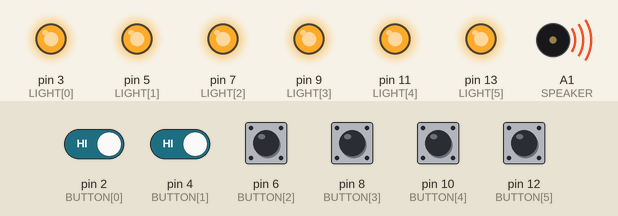
The sketch below on a simulated Arduino Uno, built with avr-gcc and run on an emulated ATmega328P. Shown: output pins drawn as LEDs (lit = HIGH), buzzer (waves = sounding). Inputs (shaded band) come from the test bench; at power-on: pin 2 (BUTTON[0]), pin 4 (BUTTON[1]), pin 6 (BUTTON[2]), pin 8 (BUTTON[3]), pin 10 (BUTTON[4]), pin 12 (BUTTON[5]) HIGH. Random numbers use the default seed unless the sketch sets one; pins used as bus, display or sensor lines are not drawn.

Above: at 0.1 s.
At 5.9 s:
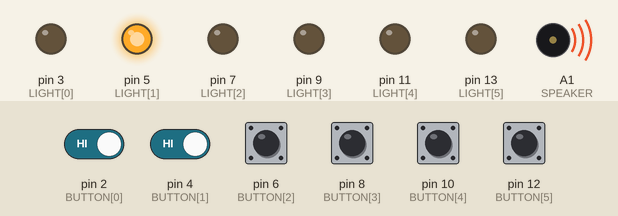
6.0 s: pin 2 (BUTTON[0]) driven LOW and pin 4 (BUTTON[1]) driven LOW
At 9.7 s:
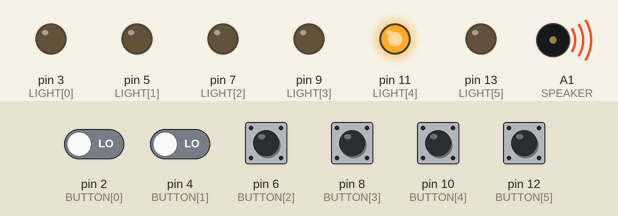
Timing chart, 0 to 22.3 s (numbered marks = the images above; inputs shaded):
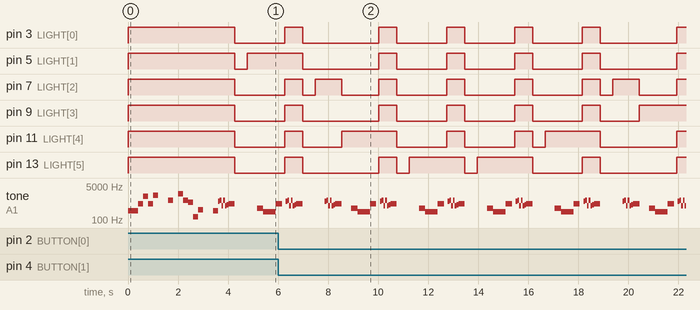

Measured:
- by itself, tone on A1 (SPEAKER): plays 880 Hz for 0.07 s, 988 Hz for 0.07 s, 523 Hz for 0.07 s, 988 Hz for 0.07 s, 523 Hz for 0.07 s, 587 Hz for 0.07 s … (69 notes in this stretch)

The sketch:

rubicks_rev1.ino
```cpp
#include "pitches.h"

const int SPEAKER = A1;

byte LIGHT[] = {3, 5, 7, 9, 11, 13};
byte BUTTON[] = {2, 4, 6, 8, 10, 12};

int buttonState0;
int buttonState1;
int buttonState2;
int buttonState3;
int buttonState4;
int buttonState5;

int flash;
int pastFlashValue;
int score = 0;
int correctButton;
bool timeLose = false;
int ranTone;

unsigned long startTime;
unsigned long endTime = 62000;
unsigned long timeShrink = 2000;
unsigned long delayTime = 195;

// Tones
int introNotes[] =
{
  NOTE_D4, NOTE_D4, NOTE_E5, NOTE_G6, NOTE_E5, NOTE_A6, 0, NOTE_B5,
  0, NOTE_C7, NOTE_B5, NOTE_G5, NOTE_D3, NOTE_E4, 0, NOTE_D4, 0
};

int introDuration[] =
{
  200, 200, 200, 200, 200, 200, 400, 200,
  200, 200, 200, 200, 200, 200, 400, 200,
};

int lostWoodsNotes[] =
{
  NOTE_F4, NOTE_A3, NOTE_B4, NOTE_F4, NOTE_A3, NOTE_B4,
  NOTE_F4, NOTE_A3, NOTE_B4, NOTE_E5, NOTE_D5, NOTE_B4, NOTE_D5,
  NOTE_B4, NOTE_G4, NOTE_E4, NOTE_D4,
  NOTE_E4, NOTE_G4, NOTE_E4, 0
};

int lostWoodsNoteDuration[] =
{
  200, 200, 400, 200, 200, 400,
  200, 200, 200, 200, 400, 200, 200,
  200, 200, 1000, 200,
  200, 200, 1200,

};

void setup()
{
  randomSeed(analogRead(0));
  Serial.begin(9600);

  for (byte i = 0; i < 7; i++) // Initilizing LED
  {
    pinMode(LIGHT[i], OUTPUT);
  }

  lightState(true);

  ranTone = random(2);
  switch(ranTone)
  {
    case 0:
      for (int i = 0; i < 17; i++) // Plays Intro melody
      {
        tone(SPEAKER, introNotes[i], introDuration[i]);
        if (i == 16) // stops melody from a long pause at the end.
        {
          noTone(SPEAKER);
          break;
        }
        delay(introDuration[i]);
      }
      break;
    case 1:
      for (int i = 0; i < 21; i++)
      {
        tone(SPEAKER, lostWoodsNotes[i], lostWoodsNoteDuration[i]);
        if (i == 20)
        {
          noTone(SPEAKER);
          break;
        }
        delay(lostWoodsNoteDuration[i]);
      }
      break;
  }


  resetButtonStates();

  while (buttonState0 == LOW && buttonState1 == LOW && buttonState2 == LOW && buttonState3 == LOW && buttonState4 == LOW && buttonState5 == LOW)
  {
    readButtonStates();
  }

  playCorrectButtonTone();
  lightState(false);
  delay(500);
}

void loop()
{
  flash = random(6);
  while (flash == pastFlashValue) // keep re-rolling until a different flash is chosen.
  {
    flash = random(6);
  }
  pastFlashValue = flash; // storing flash value for re-rolling *changed recently*

  switch(flash)
  {
    // turn on the specific light and assigns which is correct button to push
    case 0:
      digitalWrite(LIGHT[0], true);
      correctButton = BUTTON[0];
      break;
    case 1:
      digitalWrite(LIGHT[1], true);
      correctButton = BUTTON[1];
      break;
    case 2:
      digitalWrite(LIGHT[2], true);
      correctButton = BUTTON[2];
      break;
    case 3:
      digitalWrite(LIGHT[3], true);
      correctButton = BUTTON[3];
      break;
    case 4:
      digitalWrite(LIGHT[4], true);
      correctButton = BUTTON[4];
      break;
    case 5:
      digitalWrite(LIGHT[5], true);
      correctButton = BUTTON[5];
      break;
  }

  startTime = millis(); // timer has started after lights come on
  resetButtonStates();

  if (delayTime == 125) // Limits clock ticking progression
  {
    delayTime = 125;
  }
  else
  {
    delayTime -= 5;
  }

  while (buttonState0 == LOW && buttonState1 == LOW && buttonState2 == LOW && buttonState3 == LOW && buttonState4 == LOW && buttonState5 == LOW) // while button has not been pushed
  {
    tone(SPEAKER,1100,5); // Clock ticking
    delay(delayTime);

    readButtonStates();

    if (millis() - startTime >= endTime) // if the user does not react to the button fast enough they lose
    {
      playWrongButtonTone();
      timeLose = true;
      giveScoreRating(score);
      youLose();
    }
  }

  delay(200); // debouncing

  int buttonPressed = 0; // Clearing previous button value
  if (buttonState0 == HIGH) // If button was pushed assign it.
  {
    buttonPressed = BUTTON[0];
  }
  else if (buttonState1 == HIGH)
  {
    buttonPressed = BUTTON[1];
  }
  else if (buttonState2 == HIGH)
  {
    buttonPressed = BUTTON[2];
  }
  else if (buttonState3 == HIGH)
  {
    buttonPressed = BUTTON[3];
  }
  else if (buttonState4 == HIGH)
  {
    buttonPressed = BUTTON[4];
  }
  else if (buttonState5 == HIGH)
  {
    buttonPressed = BUTTON[5];
  }

  if (buttonPressed == correctButton && timeLose == false)
  {
    score += 1;
    playCorrectButtonTone();

    if (endTime <= 4000) // Limits reaction time decrease
    {
      endTime = 1000;
    }
    else
    {
      endTime = endTime - timeShrink; // the time needed to press the next button will shrink
    }

    lightState(false);
  }
  else if (buttonPressed != correctButton && timeLose == false)
  {
    playWrongButtonTone();
    giveScoreRating(score);
    youLose();
  }
  timeLose = false;
}

void youLose ()
{
    resetButtonStates();

    while (buttonState0 == LOW && buttonState1 == LOW && buttonState2 == LOW && buttonState3 == LOW && buttonState4 == LOW && buttonState5 == LOW) // Since I'm waiting for a button push anyway just use button push
    {
        lightState(true);
        readButtonStates();
        delay(50); // debouncing
    }

    playCorrectButtonTone();
    softReset();
}

void softReset()
{
  lightState(false);
  delayTime = 195;
  endTime = 62000;
  pastFlashValue = 0;
  score = 0;
  delay(500);
}

void giveScoreRating(int score)
{
  int numBeeps = 0;
  if (score <= 10)
  {
    numBeeps = 1;
  }
  else if (score <= 20)
  {
    numBeeps = 2;
  }
  else if (score <= 30)
  {
    numBeeps = 3;
  }
  else if (score <= 40)
  {
    numBeeps = 4;
  }
  else if (score > 40)
  {
    numBeeps = 5;
  }

  for (byte i = 0; i < numBeeps; i++)
  {
    tone(SPEAKER,NOTE_E5);
    delay(250);
    noTone(SPEAKER);
    delay(100);
  }
  noTone(SPEAKER);
}

void lightState (bool state)
{
  for (byte i = 0; i < 7; i++)
  {
    digitalWrite(LIGHT[i], state);
  }
}

void resetButtonStates()
{
  buttonState0 = LOW;
  buttonState1 = LOW;
  buttonState2 = LOW;
  buttonState3 = LOW;
  buttonState4 = LOW;
  buttonState5 = LOW;
}

void readButtonStates()
{
  buttonState0 = digitalRead(BUTTON[0]);
  buttonState1 = digitalRead(BUTTON[1]);
  buttonState2 = digitalRead(BUTTON[2]);
  buttonState3 = digitalRead(BUTTON[3]);
  buttonState4 = digitalRead(BUTTON[4]);
  buttonState5 = digitalRead(BUTTON[5]);
}

void playCorrectButtonTone()
{
  tone(SPEAKER,NOTE_A5);
  delay(70);
  tone(SPEAKER,NOTE_B5);
  delay(70);
  tone(SPEAKER,NOTE_C5);
  delay(70);
  tone(SPEAKER,NOTE_B5);
  delay(70);
  tone(SPEAKER,NOTE_C5);
  delay(70);
  tone(SPEAKER,NOTE_D5);
  delay(70);
  tone(SPEAKER,NOTE_E5);
  delay(250);
  noTone(SPEAKER);
}

void playWrongButtonTone()
{
  tone(SPEAKER,NOTE_G4);
  delay(250);
  tone(SPEAKER,NOTE_C4);
  delay(500);
  noTone(SPEAKER);
}
```

pitches.h
```cpp
/*************************************************
 * Public Constants
 *************************************************/

#define NOTE_B0  31
#define NOTE_C1  33
#define NOTE_CS1 35
#define NOTE_D1  37
#define NOTE_DS1 39
#define NOTE_E1  41
#define NOTE_F1  44
#define NOTE_FS1 46
#define NOTE_G1  49
#define NOTE_GS1 52
#define NOTE_A1  55
#define NOTE_AS1 58
#define NOTE_B1  62
#define NOTE_C2  65
#define NOTE_CS2 69
#define NOTE_D2  73
#define NOTE_DS2 78
#define NOTE_E2  82
#define NOTE_F2  87
#define NOTE_FS2 93
#define NOTE_G2  98
#define NOTE_GS2 104
#define NOTE_A2  110
#define NOTE_AS2 117
#define NOTE_B2  123
#define NOTE_C3  131
#define NOTE_CS3 139
#define NOTE_D3  147
#define NOTE_DS3 156
#define NOTE_E3  165
#define NOTE_F3  175
#define NOTE_FS3 185
#define NOTE_G3  196
#define NOTE_GS3 208
#define NOTE_A3  220
#define NOTE_AS3 233
#define NOTE_B3  247
#define NOTE_C4  262
#define NOTE_CS4 277
#define NOTE_D4  294
#define NOTE_DS4 311
#define NOTE_E4  330
#define NOTE_F4  349
#define NOTE_FS4 370
#define NOTE_G4  392
#define NOTE_GS4 415
#define NOTE_A4  440
#define NOTE_AS4 466
#define NOTE_B4  494
#define NOTE_C5  523
#define NOTE_CS5 554
#define NOTE_D5  587
#define NOTE_DS5 622
#define NOTE_E5  659
#define NOTE_F5  698
#define NOTE_FS5 740
#define NOTE_G5  784
#define NOTE_GS5 831
#define NOTE_A5  880
#define NOTE_AS5 932
#define NOTE_B5  988
#define NOTE_C6  1047
#define NOTE_CS6 1109
#define NOTE_D6  1175
#define NOTE_DS6 1245
#define NOTE_E6  1319
#define NOTE_F6  1397
#define NOTE_FS6 1480
#define NOTE_G6  1568
#define NOTE_GS6 1661
#define NOTE_A6  1760
#define NOTE_AS6 1865
#define NOTE_B6  1976
#define NOTE_C7  2093
#define NOTE_CS7 2217
#define NOTE_D7  2349
#define NOTE_DS7 2489
#define NOTE_E7  2637
#define NOTE_F7  2794
#define NOTE_FS7 2960
#define NOTE_G7  3136
#define NOTE_GS7 3322
#define NOTE_A7  3520
#define NOTE_AS7 3729
#define NOTE_B7  3951
#define NOTE_C8  4186
#define NOTE_CS8 4435
#define NOTE_D8  4699
#define NOTE_DS8 4978
```
